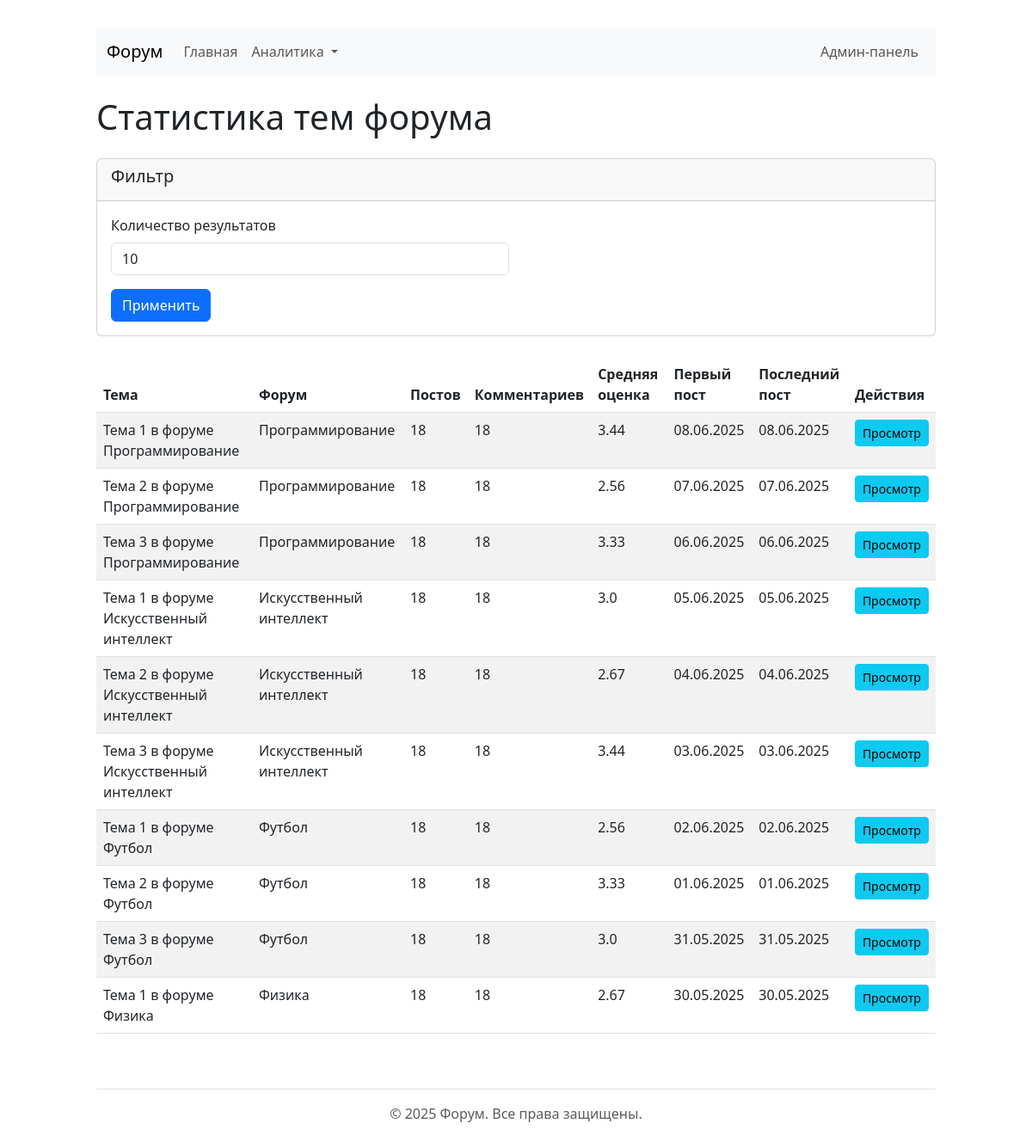
Screenshot of /analytics/topic_statistics with the database file from the repository.
### app/models/db_models.py (models this page shows, shortened)
class Topic(db.Model):
    __tablename__ = 'тема'
    ID_темы = db.Column(db.Integer, primary_key=True)
    ID_форума = db.Column(db.Integer, db.ForeignKey('форум.ID_форума'), nullable=False)
    название = db.Column(db.String(255), nullable=False)
    дата_создания = db.Column(db.DateTime, default=datetime.utcnow)
    posts = db.relationship('Post', backref='topic', lazy=True)

### app/routes.py (the view)
@main_bp.route('/analytics/topic_statistics')
def topic_statistics():
    limit = request.args.get('limit', 10, type=int)
    topics = AnalyticsManager.get_topic_statistics(limit)
    return render_template('analytics/topic_statistics.html', topics=topics, limit=limit)

### app/templates/analytics/topic_statistics.html (shortened to what this page needs)
{% extends "base.html" %}
{% block content %}
<h1 class="mb-4">Статистика тем форума</h1>
<div class="card mb-4">
    <div class="card-header">
        <h5>Фильтр</h5>
    </div>
    <div class="card-body">
        <form action="{{ url_for('main.topic_statistics') }}" method="get" class="row g-3">
            <div class="col-md-6">
                <label for="limit" class="form-label">Количество результатов</label>
                <input type="number" class="form-control" id="limit" name="limit" value="{{ limit }}" min="1" max="100">
            </div>
            <div class="col-12">
                <button type="submit" class="btn btn-primary">Применить</button>
            </div>
        </form>
    </div>
</div>
{% if topics %}
<div class="table-responsive">
    <table class="table table-striped table-hover">
        <thead>
            <tr>
                <th>Тема</th>
                <th>Форум</th>
                <th>Постов</th>
                <th>Комментариев</th>
                <th>Средняя оценка</th>
                <th>Первый пост</th>
                <th>Последний пост</th>
                <th>Действия</th>
            </tr>
        </thead>
        <tbody>
            {% for topic, forum_name, post_count, comment_count, avg_rating, first_post_date, last_post_date in topics %}
            <tr>
                <td>{{ topic.название }}</td>
                <td>{{ forum_name }}</td>
                <td>{{ post_count }}</td>
                <td>{{ comment_count }}</td>
                <td>{{ avg_rating|round(2) if avg_rating else '-' }}</td>
                <td>{{ first_post_date.strftime('%d.%m.%Y') if first_post_date else '-' }}</td>
                <td>{{ last_post_date.strftime('%d.%m.%Y') if last_post_date else '-' }}</td>
                <td>
                    <a href="{{ url_for('main.topic', topic_id=topic.ID_темы) }}" class="btn btn-sm btn-info">Просмотр</a>
                </td>
            </tr>
            {% endfor %}
        </tbody>
    </table>
</div>
{% else %}
<div class="alert alert-info">
    <p>Нет данных о темах.</p>
</div>
{% endif %}
{% endblock %}

### app/templates/base.html (style rules this page uses)
body { padding-top: 2rem; padding-bottom: 2rem; }

### rows the page displays
Topic: название "Тема 1 в форуме Программирование", forum_name "Программирование", post_count "18", comment_count "18", avg_rating "3.44", first_post_date "08.06.2025", last_post_date "08.06.2025"
Topic: название "Тема 2 в форуме Программирование", forum_name "Программирование", post_count "18", comment_count "18", avg_rating "2.56", first_post_date "07.06.2025", last_post_date "07.06.2025"
Topic: название "Тема 3 в форуме Программирование", forum_name "Программирование", post_count "18", comment_count "18", avg_rating "3.33", first_post_date "06.06.2025", last_post_date "06.06.2025"
Topic: название "Тема 1 в форуме Искусственный интеллект", forum_name "Искусственный интеллект", post_count "18", comment_count "18", avg_rating "3.0", first_post_date "05.06.2025", last_post_date "05.06.2025"
Topic: название "Тема 2 в форуме Искусственный интеллект", forum_name "Искусственный интеллект", post_count "18", comment_count "18", avg_rating "2.67", first_post_date "04.06.2025", last_post_date "04.06.2025"
Topic: название "Тема 3 в форуме Искусственный интеллект", forum_name "Искусственный интеллект", post_count "18", comment_count "18", avg_rating "3.44", first_post_date "03.06.2025", last_post_date "03.06.2025"
Topic: название "Тема 1 в форуме Футбол", forum_name "Футбол", post_count "18", comment_count "18", avg_rating "2.56", first_post_date "02.06.2025", last_post_date "02.06.2025"
Topic: название "Тема 2 в форуме Футбол", forum_name "Футбол", post_count "18", comment_count "18", avg_rating "3.33", first_post_date "01.06.2025", last_post_date "01.06.2025"
Topic: название "Тема 3 в форуме Футбол", forum_name "Футбол", post_count "18", comment_count "18", avg_rating "3.0", first_post_date "31.05.2025", last_post_date "31.05.2025"
Topic: название "Тема 1 в форуме Физика", forum_name "Физика", post_count "18", comment_count "18", avg_rating "2.67", first_post_date "30.05.2025", last_post_date "30.05.2025"
